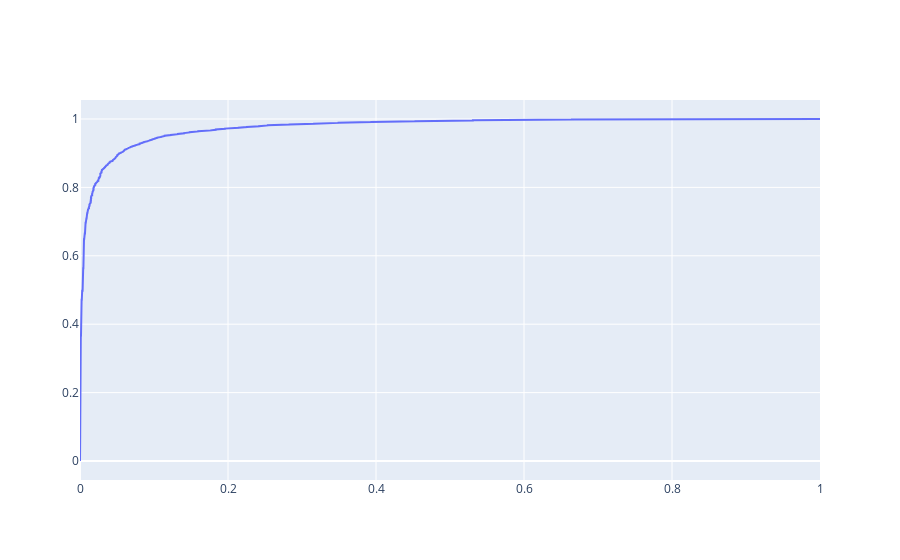
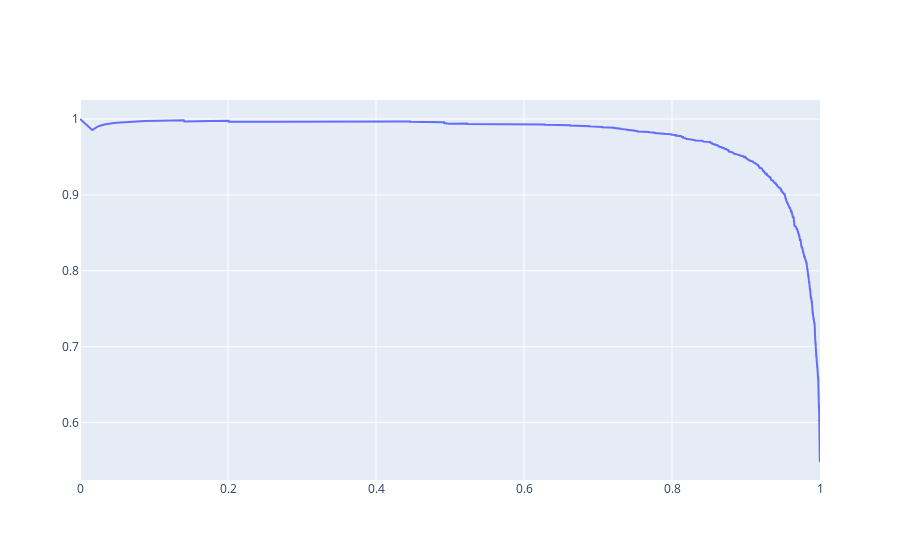

Notebook code for these charts, in order:
### Code cell
print('FPR-TRP Curve')

fpr, tpr, thresh = roc_curve(actual, preds)
roc_auc = auc(fpr, tpr)
fig = go.Figure()
fig.add_trace(go.Scatter(
    x = fpr,
    y = tpr,
    text = thresh,
    mode='lines'
))
fig.show()
print(roc_auc)


print('P-R Curve')
precision, recall, thresholds = precision_recall_curve(actual, preds)
fig = go.Figure()
fig.add_trace(go.Scatter(
    x=recall,
    y=precision,
    text=np.array(thresholds).astype(str)
))
fig.show()
print('AUC: ', auc(recall, precision))

### Figure 1 — Plotly figure (JSON) as saved in the notebook; plotly's stock layout.template omitted (floating-point values rounded to 4 significant figures; data arrays with more than 128 entries replaced by an {"elided": "..."} marker saying what was removed)
{"data": [{"mode": "lines", "text": {"elided": "1250 float values"}, "type": "scatter", "x": {"elided": "1250 float values"}, "y": {"elided": "1250 float values"}}], "layout": {}}

### Figure 2 — Plotly figure (JSON) as saved in the notebook; plotly's stock layout.template omitted (floating-point values rounded to 4 significant figures; data arrays with more than 128 entries replaced by an {"elided": "..."} marker saying what was removed)
{"data": [{"text": {"elided": "6828 str values"}, "type": "scatter", "x": {"elided": "6829 float values"}, "y": {"elided": "6829 float values"}}], "layout": {}}
